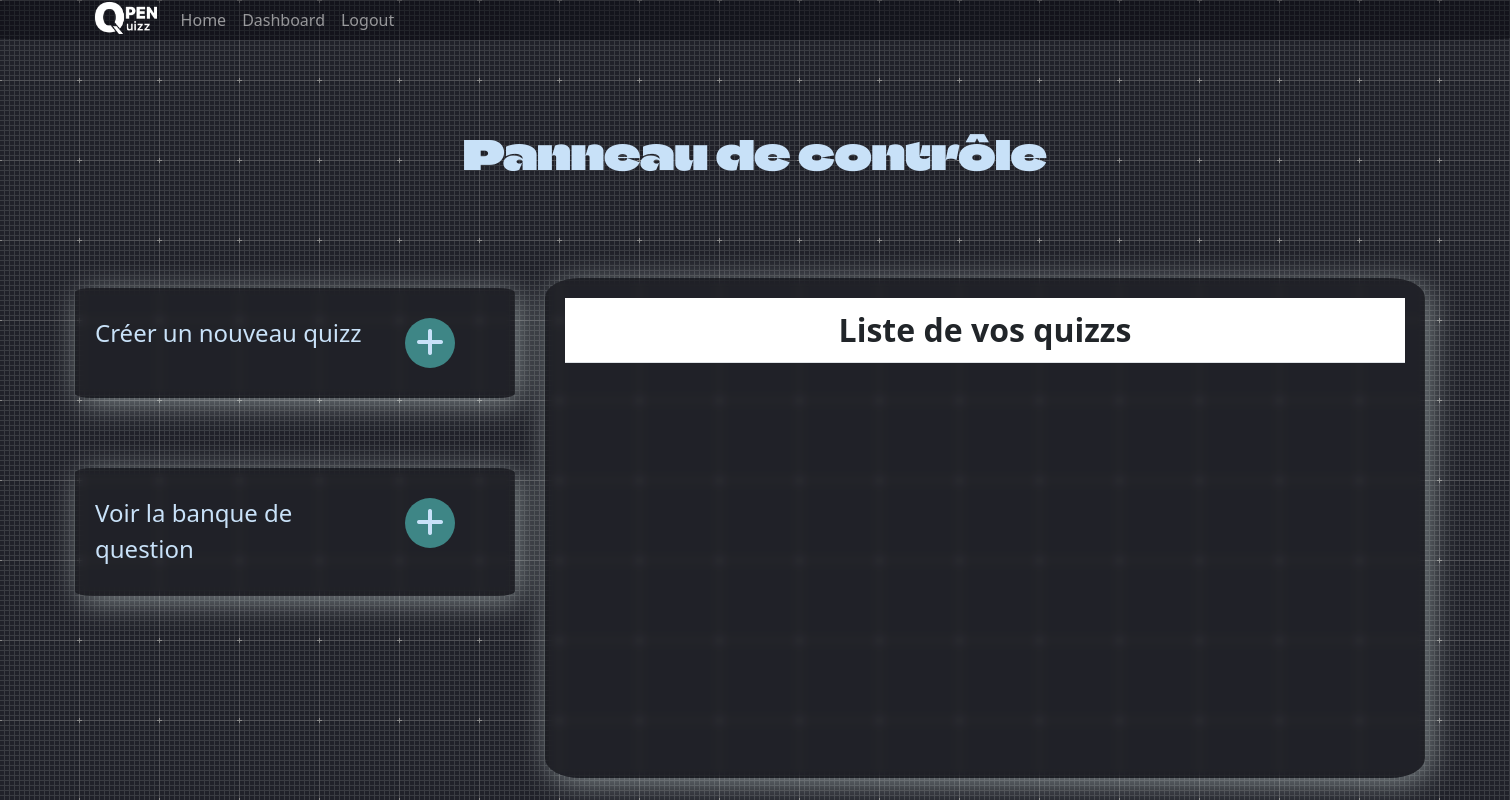
Before: /dashboard/ (signed in) with the older database file.
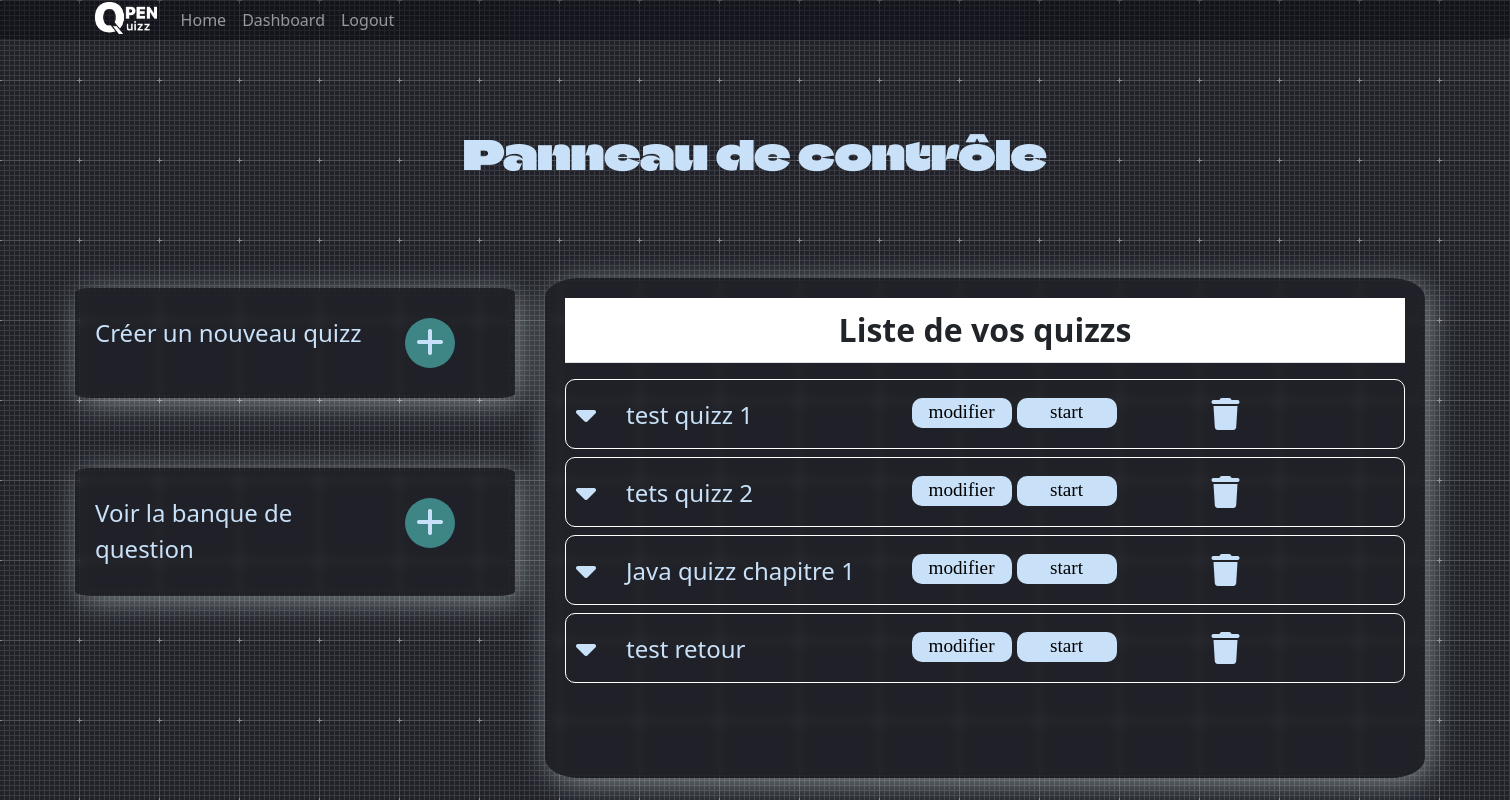
After: the same page with the newer database file.
### administrateur/models.py (models this page shows)
class Quizz(models.Model):
    id = models.UUIDField(primary_key=True, default=uuid.uuid4, editable=False)
    pseudo = models.CharField(max_length=255)
    name = models.CharField(max_length=255, default="null")
    questions = models.TextField(default="")
    mode = models.CharField(max_length=255)
    timer = models.IntegerField(default=0)
    afficher = models.BooleanField(default=False)
    stocker = models.BooleanField(default=False)
    numero = models.IntegerField(default=0)  # ne sert à rien d 'autre que la simplification du processus de suppression de questions

### administrateur/views.py (the view, shortened to what this page needs)
# urls.py: path('dashboard/', dashboard, name="dashboard"),
@login_required
def dashboard(request):
    quizzs = Quizz.objects.all().filter(pseudo=str(request.user.username))
    for k in range(len(quizzs)):
        quizzs[k].numero = k
        quizzs[k].save()
    context = {
        "quizzs":quizzs,
    }
    return render(request, "administrateur/dashboard.html", context)

### administrateur/templates/administrateur/dashboard.html (shortened to what this page needs)
{% load static %}
<!DOCTYPE html>
<html lang="fr">
<head>
    <link rel="stylesheet" href="{% static 'administrateur/css/dashboard.css' %}">
    <link href="https://cdn.jsdelivr.net/npm/bootstrap@5.3.0-alpha1/dist/css/bootstrap.min.css" rel="stylesheet">
</head>
<body>
    {% include 'OpenQuizz/navbarconnected.html' %}
    <div class="main">
    <div class="titleup">
        <h1 class="alltitre">Panneau de contrôle</h1>
    </div>
        <div class="all">
            <div class="gauche">
                <div class="creer_quizz">
                    <div class="texte1">
                    <p>Créer un nouveau quizz</p>
                    </div>
                    <div class="bouton2">
                        <div class="cercle2">
                            <a href="/creation-quizz/">
                            <div class="a">
                                <i class="fa-solid fa-plus"></i>
                            </div>
                                </a>
                        </div>
                    </div>
                </div>
                <div class="lancer_quizz">
                    <div class="texte1">
                        <p>Voir la banque de question</p>
                    </div>
                    <div class="bouton3">
                        <div class="cercle3">
                           <a href="/banque-question/">
                            <div class="a">
                                <i class="fa-solid fa-plus"></i>
                            </div>
                                </a>
                        </div>
                        </div>
                    </div>
                </div>
            <div class="droite">
                <div class="tableau">
                    <table id="table3" class="table">
                        <tr>
                            <th class="titre">Liste de vos quizzs</th>
                        </tr>
                    </table>
                       <div class="displayquestions">
                        {% for quizz in quizzs %}
                                <div class="question" id="{{quizz.numero}}quizz">
                                <div class="partiesup">
                                <div class="downarrow" id="{{quizz.numero}}" name="downarrow{quizz.numero}}">
                                    <div class="al">
                                    <i class="fa-sharp fa-solid fa-caret-down"></i>
                                    </div>
                                </div>
                                    <div class="display">
                                    <div class="texteq">
                                        <p class="{{quizz.numero}}">{{quizz.name}}</p>
                                    </div>
                                    <div class="edit">
                                    <div class="modify">
                                        <a href="{% url 'administrateur:modifyquizz' id=quizz.id %}">
                                            <div class="cadremofidy" id="{{quizz.numero}}">
                                            <p>modifier</p>
                                        </a>
                                    </div>
                                    </div>
                                <div class="startquizz">
                                    <div class="cadre">
                                        <p>start</p>
                                    </div>
                                </div>
                                        </div>
                                    <div class="supp" id="{{quizz.numero}}">
                                        <div class="a" id="suppbin">
                                            <i class="fa-solid fa-trash"></i>
                                        </div>
                                    </div>
                                        </div>
                                </div>
                                </div>
                        {% endfor %}
                 </div>
                </div>
            </div>
        </div>
    </div>
</body>
</html>

### OpenQuizz/templates/OpenQuizz/navbarconnected.html (shortened to what this page needs)
{% load static %}
<header>
    <nav class="navbar fixed-top navbar-expand-lg navbar-dark" style="background-color: rgb(0,0,09,0.4); border-radius: 0 0 5% 5%; padding: 0 ">
        <div class="container" style="padding-left: 0">
        <a href="../" class="navbar-brand mb-0 h1" style="padding: 0 ; justify-content: left">
            <img src="{% static "OpenQuizz/img/logo.png" %}" style="height: 4vh ; margin-bottom: 5px " >
        </a>
        <div class="collapse navbar-collapse" id="navbarNav">
            <ul class="navbar-nav">
                <li class="nav-item">
                    <a href="../" class="nav-link" style="transition: all .4s;">
                        Home
                    </a>
                </li>
                <li class="nav-item">
                    <a href="{% url 'administrateur:dashboard' %}" class="nav-link" style="transition: all .4s;">
                        Dashboard
                    </a>
                </li>
                <li class="nav-item">
                    <a href="{% url 'accounts:logout' %}" class="nav-link" style="transition: all .4s;">
                        Logout
                    </a>
                </li>
            </ul>
        </div>
        </div>
    </nav>
</header>

### administrateur/static/administrateur/css/dashboard.css (style rules this page uses)
* { margin: 0; padding: 0; outline: 0; border: 0; border-spacing: 0; box-sizing: border-box; }
body { background-image: url("../img/graphy--light--1920x1080.png"); }
.main { height: 100%; padding-top: 30px; overflow: hidden; }
.main .alltitre { margin: 100px 0px; text-align: center; font-family: Font; color: #c8e1f8; }
p { transform: translateY(7px); font-size: 1.5rem; color: #c8e1f8; align-content: center; }
.all { position: absolute; margin: 0 auto; display: flex; flex-direction: row; justify-content: space-between; z-index: -100; }
.gauche { min-width: 300px; transform: translateY(10px); display: flex; flex-direction: column; width: 500px; height: 500px; margin-left:5% ; margin-right: 1%; }
.droite { min-width: 300px; overflow: auto; margin: 0 auto; margin-right: 5%; margin-left: 1%; display: flex; flex-direction: column; width: 1000px; height: 500px; -webkit-backdrop-filter: blur(15px); backdrop-filter: blur(4px); background-color: rgba(0, 0, 0, 0.2); border-radius: 4%; box-shadow: 5px 5px 30px rgba(240, 255, 251, 0.45); }
.texte1 { width: 75%; }
.bouton1, .bouton2, .bouton3 { width: 25%; padding: 10px; }
.cercle1, .cercle2, .cercle3 { width: 50px; height: 50px; background-color: #3e8686; border-radius: 50%; text-align: center; }
.a i { height: 100%; width: 100%; transform: translate(0,8px); color: #c8e1f8; font-size: 2rem; }
a { text-decoration: none !important; }
.creer_quizz { display: flex; flex-direction: row; padding: 20px; margin-bottom: 70px; -webkit-backdrop-filter: blur(15px); backdrop-filter: blur(4px); background-color: rgba(0, 0, 0, 0.2); border-radius: 4%; box-shadow: 5px 5px 30px rgba(240, 255, 251, 0.45); }
.lancer_quizz { display: flex; flex-direction: row; -webkit-backdrop-filter: blur(15px); backdrop-filter: blur(4px); background-color: rgba(0, 0, 0, 0.2); border-radius: 4%; box-shadow: 5px 5px 30px rgba(240, 255, 251, 0.45); padding: 20px; margin-bottom: 70px; }
.tableau { padding: 20px; }
table { color: #c8e1f8; }
th { color: #c8e1f8; border: 2px solid #c8e1f8; }
.partiesup { display: flex; flex-direction: row; }
.question { display: flex; flex-direction: column; border: 1px solid white; margin-bottom: 8px; border-radius: 10px; height: 70px; padding: 10px; width: 100%; }
.question .downarrow { display: flex; flex-direction: column; width: 50px; color: #c8e1f8; }
.question .downarrow i { width: 50px; height: 50px; }
.al i { height: 100%; width: 100%; transform: translate(0,8px); color: #c8e1f8; font-size: 2rem; }
.question .texteq { text-align: left; width: 70%; }
.question .startquizz, .question .modify { width: 100px; cursor: pointer; }
.question .startquizz .cadre, .question .modify .cadremofidy { transform: translateY(8px); background-color: #c8e1f8; border-radius: 10px; color: black; }
.question .startquizz .cadre { margin-left: 5px; width: 100px; height: 30px; }
.question .modify .cadremofidy { margin-right: 5px; width: 100px; height: 30px; }
.question .startquizz .cadre p, .question .modify .cadremofidy p { transform: translateY(0); text-align: center; color: black; font-size: 1.2rem; font-family: Font_Armand; }
.titre { font-size: 2rem; color: #c8e1f8; text-align: center; }
.supp { width: 5%; margin-left: 100px; }
.edit { display: flex; flex-direction: row; }
.display { display: flex; flex-direction: row; width: 75%; }

Changed rows visible on the page:
added Quizz: name "test quizz 1"
added Quizz: name "tets quizz 2"
added Quizz: name "Java quizz chapitre 1"
added Quizz: name "test retour"
